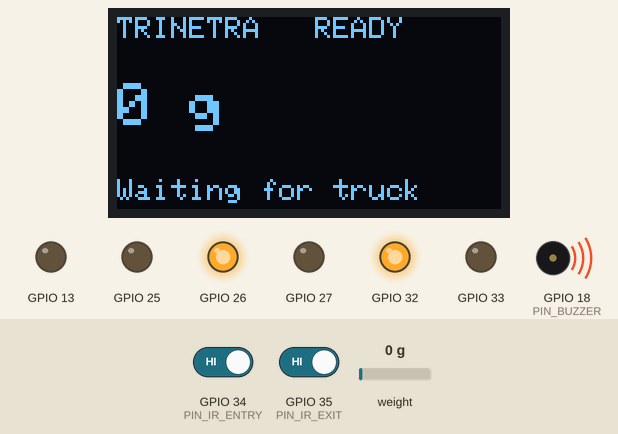
This sketch was run on a simulated ESP32. On the bench: 128×64 one-colour display, output pins drawn as LEDs (lit = HIGH), buzzer (waves = sounding, pin HIGH). The test bench sets the inputs (shaded band); at power-on: GPIO 34 (PIN_IR_ENTRY) HIGH, GPIO 35 (PIN_IR_EXIT) HIGH, weight on the scale 0 g. What the sketch prints to the serial monitor is not drawn.

Above: at 4.4 s.
4.5 s: GPIO 34 (PIN_IR_ENTRY) driven LOW
At 5.2 s:
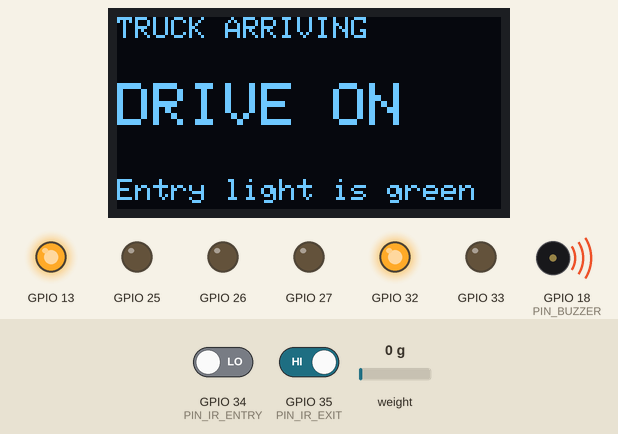
At 9.19 s:
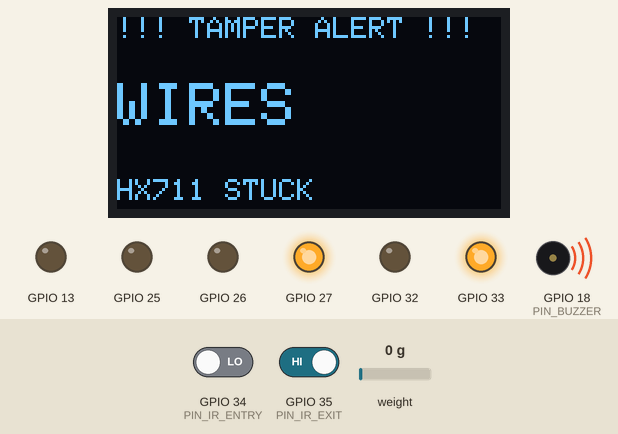
Timing chart, 0 to 13.3 s (numbered marks = the images above; inputs shaded):
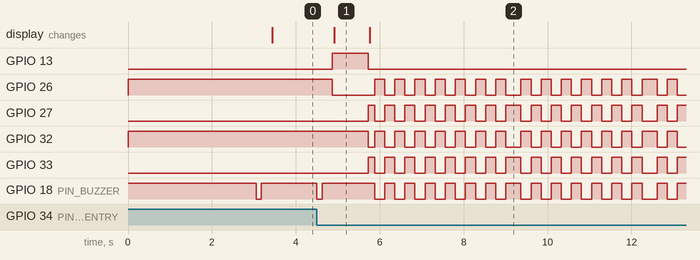

Measured:
- after the input at 4.5 s, GPIO 13: LOW → HIGH after 0.36 s, → LOW 0.87 s later; the display: changes after 0.41 s (image 1)
- by itself, GPIO 26, GPIO 27, GPIO 32, GPIO 33: moves between LOW and HIGH, repeating every 2.5 s
- what the display in image 1 shows lasts 0.9 s, from 4.9 s to 5.8 s

The sketch:

main_esp32.ino
```cpp
// Trinetra Systems - all-in-one offline test + load-cell tamper alarm
// Load cells + HX711, 2 IR sensors, 2 traffic lights, buzzer, OLED. No server needed.
#include <Wire.h>
#include <Adafruit_GFX.h>
#include <Adafruit_SSD1306.h>
#include "HX711.h"

// ---------- Pins (your NodeMCU ESP-32S) ----------
const int PIN_HX_DT = 16, PIN_HX_SCK = 4;       // P16, P4
const int PIN_IR_ENTRY = 34, PIN_IR_EXIT = 35;  // P34, P35
const int IN_R = 26, IN_Y = 27, IN_G = 13;      // entry light
const int OUT_R = 32, OUT_Y = 33, OUT_G = 25;   // exit light
const int PIN_BUZZER = 18;                      // P18, LOW = beep

// ---------- Weighing settings ----------
const float CAL_FACTOR  = 15.53f;  // your calibration value
const int   N           = 10;      // readings averaged (~1 second)
const float STEADY_G    = 15;      // all readings within +-15 g = steady
const float ROUND_G     = 10;      // show to nearest 10 g
const float ZERO_G      = 20;      // below this shows 0
const float EMPTY_G     = 50;      // below this the platform is empty
const float TRUCK_MIN_G = 150;     // above this a truck is on the platform
const unsigned long HOLD_MS = 2000;  // steady this long -> lock

// ---------- Tamper settings ----------
const long  SAT_RAW      = 8300000;   // raw at HX711 limit = a cell wire is open
const float NEG_LIMIT_G  = -500;      // impossible negative weight = wire shorted
const int   STUCK_COUNT  = 15;        // same raw value this many times = stuck
const unsigned long NO_DATA_MS     = 1000;  // HX711 silent this long = DT/SCK/power cut
const unsigned long CONFIRM_MS     = 300;   // fault must last this long -> alarm
const unsigned long CLEAR_MS       = 3000;  // healthy this long -> alarm stops

HX711 scale;
Adafruit_SSD1306 oled(128, 64, &Wire, -1);

float buf[N]; int bi = 0; bool bfull = false;
float avgG = 0; bool steady = false;
long lastRaw = 0, prevRaw = 0; int sameCount = 0;
unsigned long lastDataMs = 0;

enum State { IDLE, ARRIVING, POSITIONING, WEIGHED, TAMPER };
const char* STATE_NAMES[] = { "IDLE", "ARRIVING", "POSITIONING", "WEIGHED", "TAMPER" };
State state = IDLE;
unsigned long stateSince = 0, steadySince = 0, clearSince = 0;
unsigned long zeroSince = 0, lastZero = 0, faultSince = 0, okSince = 0;
float lockedG = 0;
const char* faultReason = "";
String lastScreen;

// ---------- Helpers ----------
bool entryBlocked() { return digitalRead(PIN_IR_ENTRY) == LOW; }
bool exitBlocked()  { return digitalRead(PIN_IR_EXIT)  == LOW; }

void setLight(int r, int y, int g, char c) {
  digitalWrite(r, c == 'R'); digitalWrite(y, c == 'Y'); digitalWrite(g, c == 'G');
}
void entryLight(char c) { setLight(IN_R, IN_Y, IN_G, c); }
void exitLight(char c)  { setLight(OUT_R, OUT_Y, OUT_G, c); }

void beepTimes(int n) {
  for (int i = 0; i < n; i++) {
    digitalWrite(PIN_BUZZER, LOW);  delay(120);
    digitalWrite(PIN_BUZZER, HIGH); delay(120);
  }
}

String fmtG(float g) { return String((long)g) + " g"; }

void show(const String& title, const String& big, const String& foot) {
  String key = title + "|" + big + "|" + foot;
  if (key == lastScreen) return;
  lastScreen = key;
  oled.clearDisplay();
  oled.setTextSize(1); oled.setCursor(0, 0);  oled.print(title);
  oled.setTextSize(2); oled.setCursor(0, 22); oled.print(big);
  oled.setTextSize(1); oled.setCursor(0, 54); oled.print(foot);
  oled.display();
}

void resetBuffer() { bi = 0; bfull = false; sameCount = 0; }

void readScale() {
  if (!scale.is_ready()) return;
  long raw = scale.read();
  lastDataMs = millis();
  sameCount = (raw == prevRaw) ? sameCount + 1 : 0;
  prevRaw = raw; lastRaw = raw;

  buf[bi] = (raw - scale.get_offset()) / scale.get_scale();
  bi = (bi + 1) % N; if (bi == 0) bfull = true;
  int n = bfull ? N : bi;
  if (n == 0) return;
  float s = 0, mn = 1e9, mx = -1e9;
  for (int i = 0; i < n; i++) { s += buf[i]; mn = min(mn, buf[i]); mx = max(mx, buf[i]); }
  avgG = s / n;
  steady = bfull && (mx - mn) <= 2 * STEADY_G;
}

float shownG() {
  if (fabs(avgG) < ZERO_G) return 0;
  return round(avgG / ROUND_G) * ROUND_G;
}

// Returns a reason if the load-cell wiring looks tampered, otherwise nullptr
const char* checkFault(unsigned long now) {
  if (now - lastDataMs > NO_DATA_MS)            return "HX711 NO DATA";
  if (lastRaw >= SAT_RAW || lastRaw <= -SAT_RAW) return "CELL WIRE OPEN";
  if (sameCount >= STUCK_COUNT)                 return "HX711 STUCK";
  if (bfull && avgG < NEG_LIMIT_G)              return "CELL WIRE FAULT";
  return nullptr;
}

void autoZero(unsigned long now) {
  if (steady && fabs(avgG) < 30 && fabs(avgG) > 3) {
    if (!zeroSince) zeroSince = now;
    if (now - zeroSince > 3000 && now - lastZero > 10000) {
      scale.tare(5); resetBuffer(); lastZero = now; zeroSince = 0;
      Serial.println("Auto-zero");
    }
  } else zeroSince = 0;
}

void goTo(State s) {
  state = s; stateSince = millis(); steadySince = 0; clearSince = 0; okSince = 0;
  Serial.printf("-> %s\n", STATE_NAMES[s]);
}

// ---------- Setup ----------
void setup() {
  Serial.begin(115200);
  pinMode(PIN_BUZZER, OUTPUT); digitalWrite(PIN_BUZZER, HIGH);
  int outs[] = { IN_R, IN_Y, IN_G, OUT_R, OUT_Y, OUT_G };
  for (int p : outs) pinMode(p, OUTPUT);
  entryLight('R'); exitLight('R');
  pinMode(PIN_IR_ENTRY, INPUT);
  pinMode(PIN_IR_EXIT, INPUT);

  Wire.begin(21, 22);
  if (!oled.begin(SSD1306_SWITCHCAPVCC, 0x3C)) Serial.println("OLED not found");
  oled.setTextColor(SSD1306_WHITE);
  show("TRINETRA", "STARTING", "Keep platform empty");

  scale.begin(PIN_HX_DT, PIN_HX_SCK);
  scale.set_scale(CAL_FACTOR);
  delay(1000);
  if (scale.wait_ready_timeout(2000)) {
    scale.tare(20);
    lastDataMs = millis();
    beepTimes(1);
    goTo(IDLE);
  } else {
    faultReason = "HX711 NO DATA";
    Serial.println("!!! TAMPER: HX711 NO DATA at start");
    goTo(TAMPER);
  }
}

// ---------- Main loop ----------
void loop() {
  readScale();
  unsigned long now = millis();
  bool inB = entryBlocked(), outB = exitBlocked();

  // ---- Tamper watch: runs in every state ----
  const char* fault = checkFault(now);
  if (fault) {
    if (!faultSince) faultSince = now;
    if (state != TAMPER && now - faultSince >= CONFIRM_MS) {
      faultReason = fault;
      Serial.printf("!!! TAMPER: %s\n", fault);
      goTo(TAMPER);
    }
  } else faultSince = 0;

  switch (state) {
    case IDLE:
      entryLight('R'); exitLight('R');
      show("TRINETRA   READY", fmtG(shownG()), "Waiting for truck");
      autoZero(now);
      if (inB && avgG < EMPTY_G) { beepTimes(1); goTo(ARRIVING); }
      break;

    case ARRIVING:
      entryLight('G'); exitLight('R');
      show("TRUCK ARRIVING", "DRIVE ON", "Entry light is green");
      if (avgG > TRUCK_MIN_G) goTo(POSITIONING);
      else if (!inB && now - stateSince > 15000) goTo(IDLE);
      break;

    case POSITIONING:
      entryLight('R'); exitLight('R');
      if (avgG < EMPTY_G && !inB && !outB) { goTo(IDLE); break; }
      if (inB) {
        entryLight('Y');
        show("POSITION TRUCK", fmtG(shownG()), "Move FORWARD");
        steadySince = 0; break;
      }
      if (outB) {
        exitLight('Y');
        show("POSITION TRUCK", fmtG(shownG()), "Move BACK");
        steadySince = 0; break;
      }
      show("WEIGHING...", fmtG(shownG()), "Hold still");
      if (steady && avgG > TRUCK_MIN_G) {
        if (!steadySince) steadySince = now;
        if (now - steadySince >= HOLD_MS) {
          lockedG = shownG();
          Serial.printf("WEIGHT LOCKED: %.0f g\n", lockedG);
          beepTimes(2);
          goTo(WEIGHED);
        }
      } else steadySince = 0;
      break;

    case WEIGHED:
      entryLight('R'); exitLight('G');
      show("WEIGHT LOCKED", fmtG(lockedG), "Drive off ->");
      if (avgG < EMPTY_G && !inB && !outB) {
        if (!clearSince) clearSince = now;
        if (now - clearSince > 2000) goTo(IDLE);
      } else clearSince = 0;
      break;

    case TAMPER: {
      bool on = (now / 250) % 2;                     // toggles 4 times a second
      digitalWrite(PIN_BUZZER, on ? LOW : HIGH);     // continuous alarm beeping
      entryLight(on ? 'R' : 'Y'); exitLight(on ? 'R' : 'Y');
      show("!!! TAMPER ALERT !!!", "WIRES", faultReason);
      if (!fault) {
        if (!okSince) okSince = now;
        if (now - okSince > CLEAR_MS) {              // wires healthy for 3 s
          digitalWrite(PIN_BUZZER, HIGH);
          Serial.println("Wiring OK again - re-zeroing (platform must be empty)");
          show("TAMPER CLEARED", "RE-ZERO", "Keep platform empty");
          delay(1000);
          scale.tare(20); resetBuffer(); lastDataMs = millis();
          goTo(IDLE);
        }
      } else okSince = 0;
      break;
    }
  }
  delay(20);
}
```
